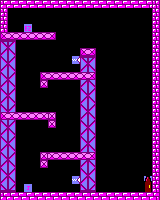

A 2D game scene composited from a Tiled map and its tileset images. What follows is a short description and the map's XML, with every tile layer's data as written:
An orthogonal 20x25 tile map with 8x8 px tiles, 1 tile layer (Capa de Patrones 1).

<map version="1.2" tiledversion="1.2.4" orientation="orthogonal" renderorder="right-down" width="20" height="25" tilewidth="8" tileheight="8" infinite="0" nextlayerid="2" nextobjectid="1">
 <tileset firstgid="1" source="tileset_juego.tsx" />
 <layer id="1" name="Capa de Patrones 1" width="20" height="25">
  <data encoding="csv">
2,3,3,3,3,3,3,3,3,3,3,3,3,3,3,3,3,3,3,8,
8,0,0,0,0,0,0,0,0,0,0,0,0,0,0,0,0,0,0,8,
8,0,0,0,0,0,0,0,0,0,0,0,0,0,0,0,0,0,0,8,
8,0,0,48,0,0,0,0,0,0,0,0,0,0,0,0,0,0,0,8,
22,23,23,23,23,23,24,0,0,0,0,0,0,0,0,0,0,0,0,8,
10,9,0,0,0,0,0,0,0,0,0,0,0,0,0,0,0,0,0,8,
20,19,0,0,0,0,0,0,0,0,22,24,0,0,0,0,0,0,0,8,
19,20,0,0,0,0,0,0,0,44,10,9,0,0,0,0,0,0,0,8,
20,19,0,0,0,0,0,0,0,0,20,19,0,0,0,0,0,0,0,8,
19,20,0,0,0,22,23,23,23,23,23,24,0,0,0,0,0,0,0,8,
20,19,0,0,0,28,0,0,0,0,20,19,0,0,0,0,0,0,0,8,
19,20,0,0,0,0,0,0,0,0,19,20,0,0,0,0,0,0,0,8,
20,19,0,0,0,0,0,0,0,0,20,19,0,0,0,0,0,0,0,8,
19,20,0,0,0,0,0,0,0,0,19,20,0,0,0,0,0,0,0,8,
22,23,23,23,23,23,28,0,0,0,20,19,0,0,0,0,0,0,0,8,
19,20,0,0,0,0,28,0,0,0,19,20,0,0,0,0,0,0,0,8,
20,19,0,0,0,0,0,0,0,0,20,19,0,0,0,0,0,0,0,8,
19,20,0,0,0,0,0,0,0,0,19,20,0,0,0,0,0,0,0,8,
20,19,0,0,0,0,0,0,0,0,20,19,0,0,0,0,0,0,0,8,
19,20,0,0,0,28,23,23,23,23,23,24,0,0,0,0,0,0,0,8,
20,19,0,0,0,28,0,0,0,0,20,19,0,0,0,0,0,0,0,8,
19,20,0,0,0,0,0,0,0,0,19,20,0,0,0,0,0,0,0,8,
20,19,0,0,0,0,0,0,0,44,20,19,0,0,0,0,0,0,39,8,
30,29,0,46,0,0,0,0,0,0,30,29,0,0,0,0,0,0,40,8,
2,3,3,3,3,3,3,3,3,3,3,3,3,3,3,3,3,3,3,4
</data>
 </layer>
</map>
